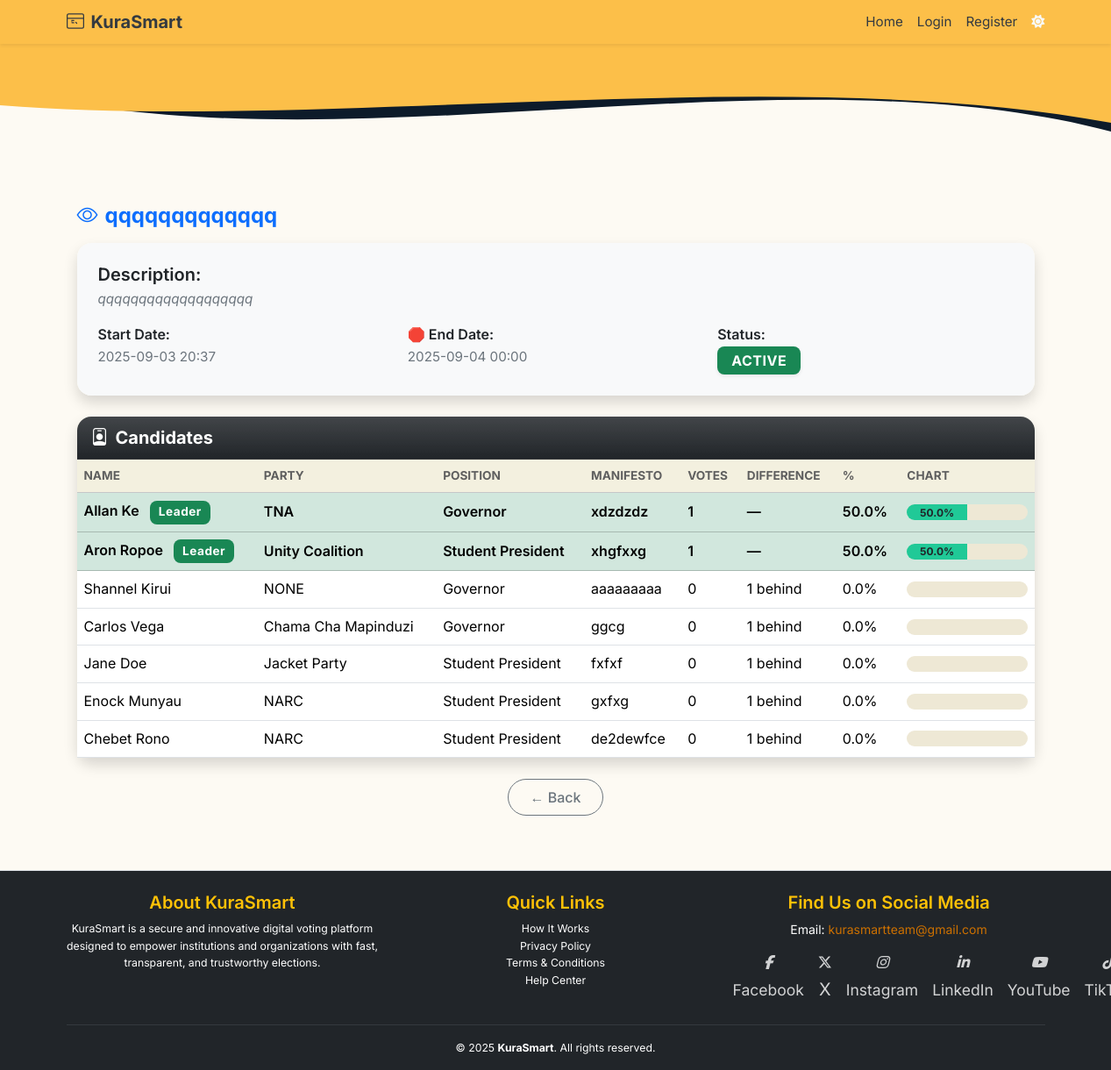
The page /admin/elections/1 on the database its author committed.
### app/models.py (models this page shows, shortened)
class Election(db.Model):
    __tablename__ = 'election'
    id = db.Column(db.Integer, primary_key=True)
    title = db.Column(db.String(255), nullable=False)
    description = db.Column(db.Text)
    start_date = db.Column(db.DateTime(timezone=True), nullable=False)
    end_date = db.Column(db.DateTime(timezone=True), nullable=False)
    is_active = db.Column(db.Boolean, default=True)
    status = db.Column(db.Enum(ElectionStatusEnum), nullable=False, default=ElectionStatusEnum.INACTIVE)
    created_at = db.Column(db.DateTime(timezone=True), default=lambda: datetime.now(ZoneInfo("UTC")))
    updated_at = db.Column(db.DateTime(timezone=True), onupdate=lambda: datetime.now(ZoneInfo("UTC")))
    deactivated_by = db.Column(db.Integer, db.ForeignKey('users.id'))
    candidates = db.relationship('Candidate', back_populates='election', lazy='select')
    positions = db.relationship('Position', back_populates='election', lazy='select', cascade="all, delete-orphan")
    votes = db.relationship('Vote', back_populates='election', lazy='select')

class Candidate(db.Model):
    __tablename__ = 'candidate'
    id = db.Column(db.Integer, primary_key=True)
    user_id = db.Column(db.Integer, db.ForeignKey('users.id'), nullable=False)
    election_id = db.Column(db.Integer, db.ForeignKey('election.id'), nullable=False)
    position_id = db.Column(db.Integer, db.ForeignKey('position.id'), nullable=False)
    full_name = db.Column(db.String(100), nullable=False)
    profile_photo = db.Column(db.String(255))
    party_name = db.Column(db.String(100))
    position = db.Column(db.String(100), nullable=True)
    description = db.Column(db.Text)
    manifesto = db.Column(db.Text)
    approved = db.Column(db.Boolean, default=False)
    created_at = db.Column(db.DateTime, default=datetime.utcnow)
    user = db.relationship('User', back_populates='candidates')
    election = db.relationship('Election', back_populates='candidates')
    position_rel = db.relationship('Position', back_populates='candidates')
    votes = db.relationship('Vote', back_populates='candidate', lazy='dynamic')

### app/routes/web_auth.py (the view)
@admin_web_bp.route("/elections/<int:election_id>")
def view_election(election_id):
    election = Election.query.get_or_404(election_id)
    candidates = Candidate.query.filter_by(election_id=election_id).all()
    vote_counts = (
        db.session.query(Vote.candidate_id, func.count(Vote.id).label("vote_count"))
        .filter(Vote.election_id == election_id)
        .group_by(Vote.candidate_id)
        .all()
    )
    vote_count_map = {cid: count for cid, count in vote_counts}
    for candidate in candidates:
        candidate.vote_count = vote_count_map.get(candidate.id, 0)
    total_votes = sum(vote_count_map.values())
    return render_template(
        "admin/view_election.html",
        election=election,
        candidates=candidates,
        total_votes=total_votes,
    )

### app/routes/web_auth.py (called while the page is built)
@admin_web_bp.context_processor
def inject_notifications():
    if current_user.is_authenticated:
        unread_notifications = Notification.query.filter_by(user_id=current_user.id, read=False).order_by(Notification.created_at.desc()).all()
        return dict(unread_notifications=unread_notifications)
    return dict(unread_notifications=[])

### app/templates/admin/view_election.html (shortened to what this page needs)
{% extends "base.html" %}
{% block content %}
<div class="container py-4" data-aos="fade-up">
  <div class="d-flex flex-column flex-md-row justify-content-between align-items-start align-items-md-center mb-3 gap-3">
    <h2 class="fw-bold text-primary d-flex align-items-center flex-wrap mb-0 fs-4 fs-md-2">
      <i class="bi bi-eye me-2"></i>{{ election.title }}
    </h2>
  </div>
  <div class="card shadow rounded-4 border-0 mb-4">
    <div class="card-body bg-light rounded-4 p-3 p-md-4">
      <div class="mb-3">
        <h5 class="fw-semibold text-dark mb-1">Description:</h5>
        <p class="text-muted fst-italic mb-0">{{ election.description or '—' }}</p>
      </div>
      <div class="row row-cols-1 row-cols-md-3 g-3">
        <div>
          <span class="fw-semibold text-dark">Start Date:</span>
          <div class="text-muted">{{ election.start_date.strftime('%Y-%m-%d %H:%M') }}</div>
        </div>
        <div>
          <span class="fw-semibold text-dark">🛑 End Date:</span>
          <div class="text-muted">{{ election.end_date.strftime('%Y-%m-%d %H:%M') }}</div>
        </div>
        <div>
          {% set status_clr = {'inactive':'secondary','active':'success','paused':'warning','ended':'danger'}.get(election.status.value,'dark') %}
          <span class="fw-semibold text-dark">Status:</span>
          <div>
            <span class="badge bg-{{ status_clr }} text-uppercase shadow-sm px-3 py-2 fs-6">
              {{ election.status.value.title() }}
            </span>
          </div>
        </div>
      </div>
    </div>
  </div>
  <div class="card shadow rounded-4 border-0">
    <div class="card-header bg-gradient bg-dark text-white fw-bold rounded-top-4 d-flex align-items-center fs-5">
      <i class="bi bi-person-badge me-2"></i> Candidates
    </div>
    <div class="card-body bg-white rounded-bottom-4 p-0">
      {% if candidates %}
        <div class="table-responsive">
          <table class="table table-hover align-middle mb-0">
            <thead class="table-light text-uppercase small text-muted">
              <tr>
                <th>Name</th>
                <th>Party</th>
                <th>Position</th>
                <th>Manifesto</th>
                {% if election.status.value in ['active', 'ended'] %}
                  <th>Votes</th>
                  <th>Difference</th>
                  <th>%</th>
                  <th>Chart</th>
                {% endif %}
              </tr>
            </thead>
            <tbody>
              {% set sorted_candidates = candidates|sort(attribute='vote_count', reverse=True) %}
              {% set top_vote = sorted_candidates[0].vote_count if sorted_candidates else 0 %}
              {% for cand in sorted_candidates %}
                {% set is_leader = cand.vote_count == top_vote and top_vote > 0 %}
                {% set vote_percent = (cand.vote_count / total_votes * 100) if total_votes > 0 else 0 %}
                <tr class="{% if is_leader %}table-success fw-semibold{% endif %}">
                  <td class="text-break">
                    {{ cand.full_name }}
                    {% if is_leader %}
                      <span class="badge bg-success ms-2">Leader</span>
                    {% endif %}
                  </td>
                  <td class="text-break">{{ cand.party_name or '—' }}</td>
                  <td class="text-break">{{ cand.position }}</td>
                  <td class="text-wrap text-break" style="white-space: pre-wrap;">{{ cand.manifesto }}</td>
                  {% if election.status.value in ['active', 'ended'] %}
                    <td>{{ cand.vote_count }}</td>
                    <td>
                      {% if is_leader %}
                        —
                      {% else %}
                        {{ top_vote - cand.vote_count }} behind
                      {% endif %}
                    </td>
                    <td>{{ vote_percent|round(2) }}%</td>
                    <td style="min-width: 140px; max-width: 140px;">
                      <div class="progress" style="height: 18px; border-radius: .75rem;">
                        <div class="progress-bar bg-info text-dark fw-bold"
                             role="progressbar"
                             style="width: {{ vote_percent }}%;"
                             aria-valuenow="{{ vote_percent }}"
                             aria-valuemin="0" aria-valuemax="100">
                          {{ vote_percent|round(1) }}%
                        </div>
                      </div>
                    </td>
                  {% endif %}
                </tr>
              {% endfor %}
            </tbody>
          </table>
        </div>
      {% else %}
        <p class="text-center text-muted my-4">No candidates found for this election.</p>
      {% endif %}
    </div>
  </div>
  <div class="mt-4 text-center">
    <a href="{{ request.referrer or url_for('dashboard.dashboard_home') }}" class="btn btn-outline-secondary rounded-pill px-4 py-2 w-20 w-sm-auto">
      ← Back
    </a>
  </div>
</div>
{% endblock %}

### app/static/styles.css (style rules this page uses)
body { font-family: 'Segoe UI', Tahoma, Geneva, Verdana, sans-serif; background-color: #f8f9fa; margin: 0; padding: 0; }

### app/templates/base.html (style rules this page uses)
body { font-family: 'Inter', sans-serif; background-color: #F3DBCA; margin: 0; padding: 0; line-height: 1.6; }

### rows shown on the page
Election: title "qqqqqqqqqqqqq", description "qqqqqqqqqqqqqqqqqqq", start_date "2025-09-03 20:37", end_date "2025-09-04 00:00", status.value "ACTIVE"
Candidate: full_name "Allan Ke", shows "Leader", party_name "TNA", position "Governor", manifesto "xdzdzdz", vote_count "1", vote_percent "50.0"
Candidate: full_name "Aron Ropoe", shows "Leader", party_name "Unity Coalition", position "Student President", manifesto "xhgfxxg", vote_count "1", vote_percent "50.0"
Candidate: full_name "Shannel Kirui", party_name "NONE", position "Governor", manifesto "aaaaaaaaa", vote_count "0", vote_count "1", vote_percent "0.0"
Candidate: full_name "Carlos Vega", party_name "Chama Cha Mapinduzi", position "Governor", manifesto "ggcg", vote_count "0", vote_count "1", vote_percent "0.0"
Candidate: full_name "Jane Doe", party_name "Jacket Party", position "Student President", manifesto "fxfxf", vote_count "0", top_vote-cand.vote_count "1", vote_percent "0.0"
Candidate: full_name "Enock Munyau", party_name "NARC", position "Student President", manifesto "gxfxg", vote_count "0", top_vote-cand.vote_count "1", vote_percent "0.0"
Candidate: full_name "Chebet Rono", party_name "NARC", position "Student President", manifesto "de2dewfce", vote_count "0", top_vote-cand.vote_count "1", vote_percent "0.0"
